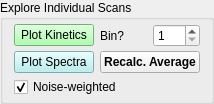
                <widget class="QGroupBox" name="oneD_singleScan_box">
                <property name="styleSheet">
                 <string notr="true" />
                </property>
                <property name="title">
                 <string>Explore Individual Scans</string>
                </property>
                <layout class="QGridLayout" name="_2">
                 <property name="topMargin">
                  <number>4</number>
                 </property>
                 <property name="bottomMargin">
                  <number>4</number>
                 </property>
                 <property name="verticalSpacing">
                  <number>4</number>
                 </property>
                 <item row="0" column="0">
                  <widget class="QPushButton" name="PP_ScanKinetics_btn">
                   <property name="sizePolicy">
                    <sizepolicy hsizetype="Preferred" vsizetype="Fixed">
                     <horstretch>2</horstretch>
                     <verstretch>0</verstretch>
                    </sizepolicy>
                   </property>
                   <property name="toolTip">
                    <string>Plot kinetics for individual scans (or binned groups of scans)</string>
                   </property>
                   <property name="styleSheet">
                    <string notr="true">font-size: 12px;
color: black;
background-color: PaleGreen;
</string>
                   </property>
                   <property name="text">
                    <string>Plot Kinetics</string>
                   </property>
                  </widget>
                 </item>
                 <item row="0" column="1">
                  <widget class="QLabel" name="BinScans_lbl">
                   <property name="sizePolicy">
                    <sizepolicy hsizetype="Preferred" vsizetype="Preferred">
                     <horstretch>2</horstretch>
                     <verstretch>0</verstretch>
                    </sizepolicy>
                   </property>
                   <property name="styleSheet">
                    <string notr="true" />
                   </property>
                   <property name="text">
                    <string>Bin?</string>
                   </property>
                  </widget>
                 </item>
                 <item row="0" column="2">
                  <widget class="QSpinBox" name="PP_BinScans">
                   <property name="sizePolicy">
                    <sizepolicy hsizetype="Preferred" vsizetype="Fixed">
                     <horstretch>1</horstretch>
                     <verstretch>0</verstretch>
                    </sizepolicy>
                   </property>
                   <property name="styleSheet">
                    <string notr="true" />
                   </property>
                   <property name="minimum">
                    <number>1</number>
                   </property>
                  </widget>
                 </item>
                 <item row="1" column="0">
                  <widget class="QPushButton" name="PP_ScanSpectra_btn">
                   <property name="sizePolicy">
                    <sizepolicy hsizetype="Minimum" vsizetype="Fixed">
                     <horstretch>2</horstretch>
                     <verstretch>0</verstretch>
                    </sizepolicy>
                   </property>
                   <property name="toolTip">
                    <string>Plot spectra for individual scans (or binned groups of scans)</string>
                   </property>
                   <property name="styleSheet">
                    <string notr="true">font-size: 12px;
color: black;
background-color: PaleTurquoise
</string>
                   </property>
                   <property name="text">
                    <string>Plot Spectra</string>
                   </property>
                  </widget>
                 </item>
                 <item row="1" column="1" colspan="2">
                  <widget class="QPushButton" name="PP_RecalcAvg_btn">
                   <property name="sizePolicy">
                    <sizepolicy hsizetype="Minimum" vsizetype="Fixed">
                     <horstretch>3</horstretch>
                     <verstretch>0</verstretch>
                    </sizepolicy>
                   </property>
                   <property name="toolTip">
                    <string>Recalculate scan average excluding specific scans (noise-weighted or direct)</string>
                   </property>
                   <property name="styleSheet">
                    <string notr="true">
font: bold</string>
                   </property>
                   <property name="text">
                    <string>Recalc. Average</string>
                   </property>
                  </widget>
                 </item>
                 <item row="2" column="0" colspan="3">
                  <widget class="QCheckBox" name="PP_NoiseWeighted_chk">
                   <property name="toolTip">
                    <string>Weight scans by inverse noise variance (uncheck for direct unweighted average)</string>
                   </property>
                   <property name="text">
                    <string>Noise-weighted</string>
                   </property>
                   <property name="checked">
                    <bool>true</bool>
                   </property>
                  </widget>
                 </item>
                </layout>
               </widget>
